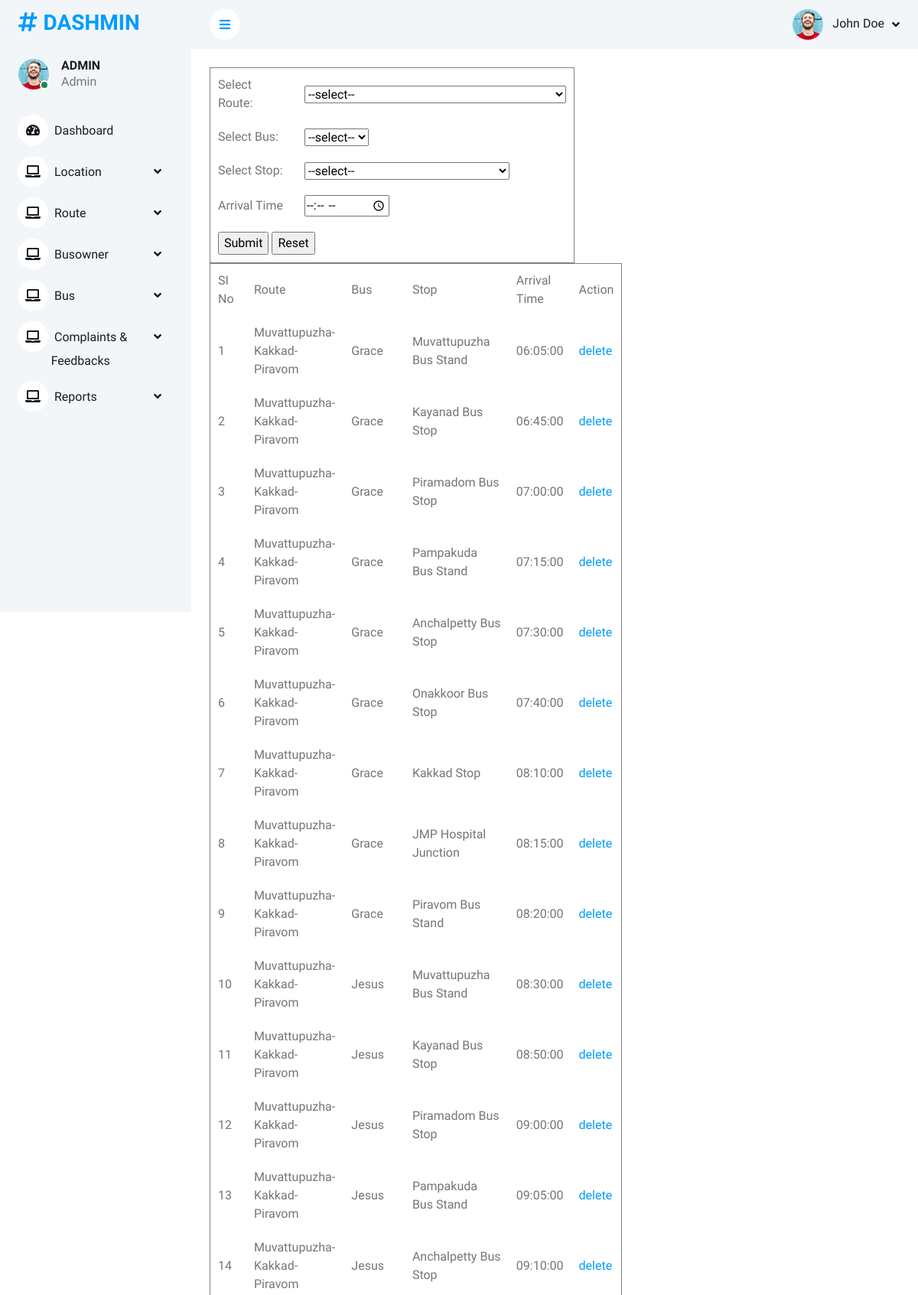
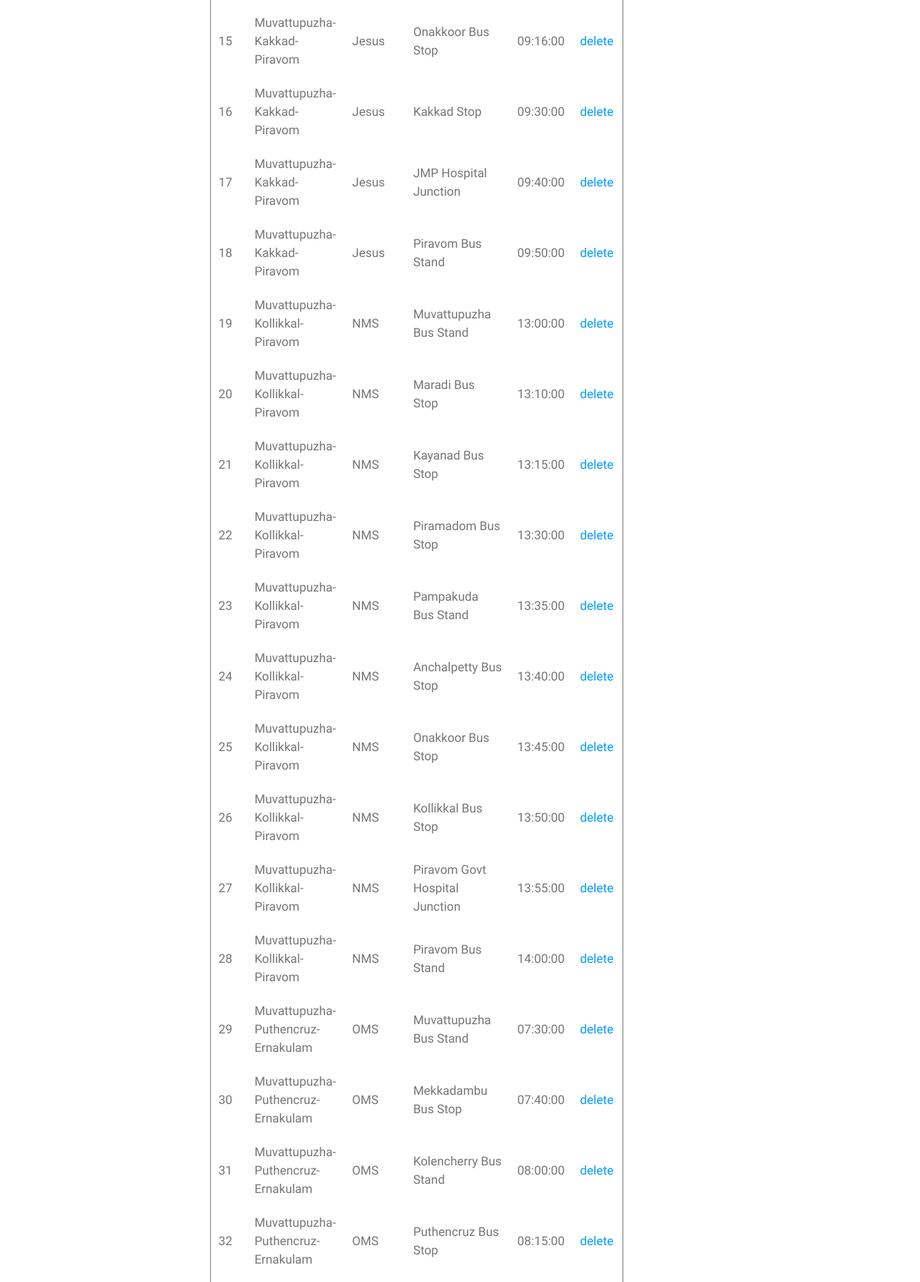
Page /PROJECT/ADMIN/BusTime.php (signed in, upper part) on the committed database (2 pictures, top to bottom).
### tables this page shows
CREATE TABLE `tbl_bustiming` (
  `bustime_id` int(11) NOT NULL,
  `bus_id` int(11) NOT NULL,
  `routestop_id` int(11) NOT NULL,
  `bus_time` time NOT NULL
);

CREATE TABLE `tbl_route` (
  `route_id` int(11) NOT NULL,
  `route_name` varchar(40) NOT NULL,
  `route_frmplace` int(11) NOT NULL,
  `route_toplace` int(11) NOT NULL
);

CREATE TABLE `tbl_busdetails` (
  `bus_id` int(11) NOT NULL,
  `bus_name` varchar(30) NOT NULL,
  `bus_regno` varchar(40) NOT NULL,
  `bus_photo` varchar(100) NOT NULL,
  `bus_status` int(11) NOT NULL,
  `bus_insno` int(11) NOT NULL,
  `bus_capacity` int(11) NOT NULL,
  `owner_id` int(11) NOT NULL,
  `route_id` int(11) NOT NULL,
  `bustype_id` int(11) NOT NULL
);

CREATE TABLE `tbl_routestop` (
  `routestop_id` int(11) NOT NULL,
  `route_id` int(11) NOT NULL,
  `routestop_name` varchar(40) NOT NULL
);

### PROJECT/ADMIN/BusTime.php (the view, shortened to what this page needs)
<!DOCTYPE html PUBLIC "-//W3C//DTD XHTML 1.0 Transitional//EN" "http://www.w3.org/TR/xhtml1/DTD/xhtml1-transitional.dtd">
<html xmlns="http://www.w3.org/1999/xhtml">
<head>
</head>
<body>
  <?php
include("head.php");
     include("../Assets/Connection/Connection.php");
		?>
	<form id="form1" name="form1" method="post" action="">
	<table width="477" border="1" cellpadding="10">
	<tr>
		<td width="229">Select Route:</td>
		<td width="196"><select name="sel_route" id="sel_route" onchange="getRoute(this.value),getStop(this.value)">
		<option>--select--</option>
    </select></td>
  </tr>
  <tr>
    <td>Select Bus:</td>
    <td><select name="sel_bus" id="sel_bus">
    <option>--select--</option>
    </select></td>
  </tr>
  <tr>
    <td>Select Stop:</td>
    <td><select name="sel_stop" id="sel_stop">
    <option>--select--</option>
    </select></td>
  </tr>
  <tr>
    <td>Arrival Time</td>
    <td>
      <input type="time" name="txt_arrtime" id="txt_arrtime">
   </td>
  </tr>
  <tr>
    <td colspan="2">
      <input type="submit" name="btn_submit" id="btn_submit" value="Submit">
      <input type="reset" name="btn_reset" id="btn_reset" value="Reset">
    </td>
  </tr>
</table>
<table width="477" border="1" cellpadding="10">
<tr>
<td>SI No</td>
<td>Route</td>
<td>Bus</td>
<td>Stop</td>
<td>Arrival Time</td>
<td>Action</td>
</tr>
<?php
  $selqry1="select * from tbl_bustiming a inner join tbl_busdetails b on a.bus_id=b.bus_id inner join tbl_routestop d on a.routestop_id=d.routestop_id inner join tbl_route e on d.route_id=e.route_id";
     $row=$con->query($selqry1);
  $i=0;
  while($result=$row->fetch_assoc())
  {
	  $i++;
	  ?>
  <tr>
   <td><?php echo $i;?></td>
   <td><?php echo $result["route_name"];?></td>
   <td><?php echo $result["bus_name"]?></td>
   <td><?php echo $result["routestop_name"];?></td>
   <td><?php echo $result["bus_time"];?></td>
   <td><a href="BusTime.php?did=<?php echo $result["bustime_id"]?>">delete</a></td>
  </tr>
  <?php
 }
  ?>
  </table>
</form>
    </body>
    <?php
include("Foot.php");
?>
</html>

### PROJECT/Assets/Connection/connection.php (shortened to what this page needs)
<!DOCTYPE html PUBLIC "-//W3C//DTD XHTML 1.0 Transitional//EN" "http://www.w3.org/TR/xhtml1/DTD/xhtml1-transitional.dtd">
<html xmlns="http://www.w3.org/1999/xhtml">
<head>
</head>
<body>
</body>
</html>

### PROJECT/ADMIN/Head.php (shortened to what this page needs)
<?php
include("../Assets/Connection/Connection.php");
?>
<!DOCTYPE html PUBLIC "-//W3C//DTD XHTML 1.0 Transitional//EN" "http://www.w3.org/TR/xhtml1/DTD/xhtml1-transitional.dtd">
<html xmlns="http://www.w3.org/1999/xhtml">
<head>
    <link href="https://cdnjs.cloudflare.com/ajax/libs/font-awesome/5.10.0/css/all.min.css" rel="stylesheet">
    <link href="https://cdn.jsdelivr.net/npm/bootstrap-icons@1.4.1/font/bootstrap-icons.css" rel="stylesheet">
    <link href="lib/owlcarousel/assets/owl.carousel.min.css" rel="stylesheet">
    <link href="lib/tempusdominus/css/tempusdominus-bootstrap-4.min.css" rel="stylesheet" />
    <link href="css/bootstrap.min.css" rel="stylesheet">
    <link href="css/style.css" rel="stylesheet">
</head>
<body>
 <div class="container-xxl position-relative bg-white d-flex p-0">
        <div class="sidebar pe-4 pb-3">
            <nav class="navbar bg-light navbar-light">
                <a href="index.html" class="navbar-brand mx-4 mb-3">
                    <h3 class="text-primary"><i class="fa fa-hashtag me-2"></i>DASHMIN</h3>
                </a>
                <div class="d-flex align-items-center ms-4 mb-4">
                    <div class="position-relative">
                        <img class="rounded-circle" src="img/user.jpg" alt="" style="width: 40px; height: 40px;">
                        <div class="bg-success rounded-circle border border-2 border-white position-absolute end-0 bottom-0 p-1"></div>
                    </div>
                    <div class="ms-3">
                        <h6 class="mb-0">ADMIN</h6>
                        <span>Admin</span>
                    </div>
                </div>
                <div class="navbar-nav w-100">
                    <a href="AdHomePage.php" class="nav-item nav-link"><i class="fa fa-tachometer-alt me-2"></i>Dashboard</a>
                    <div class="nav-item dropdown">
                        <a href="#" class="nav-link dropdown-toggle" data-bs-toggle="dropdown"><i class="fa fa-laptop me-2"></i>Location</a>
                    </div>
                    <div class="nav-item dropdown">
                        <a href="#" class="nav-link dropdown-toggle" data-bs-toggle="dropdown"><i class="fa fa-laptop me-2"></i>Route</a>
                    </div>
                     <div class="nav-item dropdown">
                        <a href="#" class="nav-link dropdown-toggle" data-bs-toggle="dropdown"><i class="fa fa-laptop me-2"></i>Busowner</a>
                    </div>
                    <div class="nav-item dropdown">
                        <a href="#" class="nav-link dropdown-toggle" data-bs-toggle="dropdown"><i class="fa fa-laptop me-2"></i>Bus</a>
                    </div>
                    <div class="nav-item dropdown">
                        <a href="#" class="nav-link dropdown-toggle" data-bs-toggle="dropdown"><i class="fa fa-laptop me-2"></i>Complaints & <br />&nbsp&nbsp&nbsp&nbsp&nbsp&nbsp&nbsp&nbsp&nbsp&nbsp&nbspFeedbacks</a>
                    </div>
                    <div class="nav-item dropdown">
                        <a href="#" class="nav-link dropdown-toggle" data-bs-toggle="dropdown"><i class="fa fa-laptop me-2"></i>Reports</a>
                    </div>
                </div>
            </nav>
        </div>
        <div class="content">
            <nav class="navbar navbar-expand bg-light navbar-light sticky-top px-4 py-0">
                <a href="#" class="sidebar-toggler flex-shrink-0">
                    <i class="fa fa-bars"></i>
                </a>
                <div class="navbar-nav align-items-center ms-auto">
                    <div class="nav-item dropdown">
                        <a href="#" class="nav-link dropdown-toggle" data-bs-toggle="dropdown">
                            <img class="rounded-circle me-lg-2" src="img/user.jpg" alt="" style="width: 40px; height: 40px;">
                            <span class="d-none d-lg-inline-flex">John Doe</span>
                        </a>
                    </div>
                </div>
            </nav>
            <div class="container-fluid pt-4 px-4" style="z-index:1">
</body>
</html>

### PROJECT/ADMIN/foot.php (shortened to what this page needs)
<!DOCTYPE html PUBLIC "-//W3C//DTD XHTML 1.0 Transitional//EN" "http://www.w3.org/TR/xhtml1/DTD/xhtml1-transitional.dtd">
<html xmlns="http://www.w3.org/1999/xhtml">
<head>
</head>
<body>
</body>
</html>

### PROJECT/ADMIN/css/style.css (style rules this page uses)
:root { --primary: #009CFF; --light: #F3F6F9; --dark: #191C24; }
.sidebar { position: fixed; top: 0; left: 0; bottom: 0; width: 250px; height: 100vh; overflow-y: auto; background: var(--light); transition: 0.5s; z-index: 999; }
.content { margin-left: 250px; min-height: 100vh; background: #FFFFFF; transition: 0.5s; }
@media (min-width: 992px) { .sidebar { margin-left: 0; } }
@media (min-width: 992px) { .content { width: calc(100% - 250px); } }
.sidebar .navbar .navbar-nav .nav-link { padding: 7px 20px; color: var(--dark); font-weight: 500; border-left: 3px solid var(--light); border-radius: 0 30px 30px 0; outline: none; }
.sidebar .navbar .navbar-nav .nav-link i { width: 40px; height: 40px; display: inline-flex; align-items: center; justify-content: center; background: #FFFFFF; border-radius: 40px; }
.sidebar .navbar .dropdown-toggle::after { position: absolute; top: 15px; right: 15px; border: none; content: "\f107"; font-family: "Font Awesome 5 Free"; font-weight: 900; transition: .5s; }
.content .navbar .navbar-nav .nav-link { margin-left: 25px; padding: 12px 0; color: var(--dark); outline: none; }
.content .navbar .sidebar-toggler, .content .navbar .navbar-nav .nav-link i { width: 40px; height: 40px; display: inline-flex; align-items: center; justify-content: center; background: #FFFFFF; border-radius: 40px; }
.content .navbar .dropdown-toggle::after { margin-left: 6px; vertical-align: middle; border: none; content: "\f107"; font-family: "Font Awesome 5 Free"; font-weight: 900; transition: .5s; }

### rows in the picture
tbl_bustiming: tbl_route.route_name "Muvattupuzha-Kakkad-Piravom", bus.bus_name "Grace", routestop.routestop_name "Muvattupuzha Bus Stand", bus_time "06:05:00"
tbl_bustiming: tbl_route.route_name "Muvattupuzha-Kakkad-Piravom", bus.bus_name "Grace", routestop.routestop_name "Kayanad Bus Stop", bus_time "06:45:00"
tbl_bustiming: tbl_route.route_name "Muvattupuzha-Kakkad-Piravom", bus.bus_name "Grace", routestop.routestop_name "Piramadom Bus Stop", bus_time "07:00:00"
tbl_bustiming: tbl_route.route_name "Muvattupuzha-Kakkad-Piravom", bus.bus_name "Grace", routestop.routestop_name "Pampakuda Bus Stand", bus_time "07:15:00"
tbl_bustiming: tbl_route.route_name "Muvattupuzha-Kakkad-Piravom", bus.bus_name "Grace", routestop.routestop_name "Anchalpetty Bus Stop", bus_time "07:30:00"
tbl_bustiming: tbl_route.route_name "Muvattupuzha-Kakkad-Piravom", bus.bus_name "Grace", routestop.routestop_name "Onakkoor Bus Stop", bus_time "07:40:00"
tbl_bustiming: tbl_route.route_name "Muvattupuzha-Kakkad-Piravom", bus.bus_name "Grace", routestop.routestop_name "Kakkad Stop", bus_time "08:10:00"
tbl_bustiming: tbl_route.route_name "Muvattupuzha-Kakkad-Piravom", bus.bus_name "Grace", routestop.routestop_name "JMP Hospital Junction", bus_time "08:15:00"
tbl_bustiming: tbl_route.route_name "Muvattupuzha-Kakkad-Piravom", bus.bus_name "Grace", routestop.routestop_name "Piravom Bus Stand", bus_time "08:20:00"
tbl_bustiming: tbl_route.route_name "Muvattupuzha-Kakkad-Piravom", bus.bus_name "Jesus", routestop.routestop_name "Muvattupuzha Bus Stand", bus_time "08:30:00"
tbl_bustiming: tbl_route.route_name "Muvattupuzha-Kakkad-Piravom", bus.bus_name "Jesus", routestop.routestop_name "Kayanad Bus Stop", bus_time "08:50:00"
tbl_bustiming: tbl_route.route_name "Muvattupuzha-Kakkad-Piravom", bus.bus_name "Jesus", routestop.routestop_name "Piramadom Bus Stop", bus_time "09:00:00"
tbl_bustiming: tbl_route.route_name "Muvattupuzha-Kakkad-Piravom", bus.bus_name "Jesus", routestop.routestop_name "Pampakuda Bus Stand", bus_time "09:05:00"
tbl_bustiming: tbl_route.route_name "Muvattupuzha-Kakkad-Piravom", bus.bus_name "Jesus", routestop.routestop_name "Anchalpetty Bus Stop", bus_time "09:10:00"
tbl_bustiming: tbl_route.route_name "Muvattupuzha-Kakkad-Piravom", bus.bus_name "Jesus", routestop.routestop_name "Onakkoor Bus Stop", bus_time "09:16:00"
tbl_bustiming: tbl_route.route_name "Muvattupuzha-Kakkad-Piravom", bus.bus_name "Jesus", routestop.routestop_name "Kakkad Stop", bus_time "09:30:00"
tbl_bustiming: tbl_route.route_name "Muvattupuzha-Kakkad-Piravom", bus.bus_name "Jesus", routestop.routestop_name "JMP Hospital Junction", bus_time "09:40:00"
tbl_bustiming: tbl_route.route_name "Muvattupuzha-Kakkad-Piravom", bus.bus_name "Jesus", routestop.routestop_name "Piravom Bus Stand", bus_time "09:50:00"
tbl_bustiming: tbl_route.route_name "Muvattupuzha-Kollikkal-Piravom", bus.bus_name "NMS", routestop.routestop_name "Muvattupuzha Bus Stand", bus_time "13:00:00"
tbl_bustiming: tbl_route.route_name "Muvattupuzha-Kollikkal-Piravom", bus.bus_name "NMS", routestop.routestop_name "Maradi Bus Stop", bus_time "13:10:00"
tbl_bustiming: tbl_route.route_name "Muvattupuzha-Kollikkal-Piravom", bus.bus_name "NMS", routestop.routestop_name "Kayanad Bus Stop", bus_time "13:15:00"
tbl_bustiming: tbl_route.route_name "Muvattupuzha-Kollikkal-Piravom", bus.bus_name "NMS", routestop.routestop_name "Piramadom Bus Stop", bus_time "13:30:00"
tbl_bustiming: tbl_route.route_name "Muvattupuzha-Kollikkal-Piravom", bus.bus_name "NMS", routestop.routestop_name "Pampakuda Bus Stand", bus_time "13:35:00"
tbl_bustiming: tbl_route.route_name "Muvattupuzha-Kollikkal-Piravom", bus.bus_name "NMS", routestop.routestop_name "Anchalpetty Bus Stop", bus_time "13:40:00"
tbl_bustiming: tbl_route.route_name "Muvattupuzha-Kollikkal-Piravom", bus.bus_name "NMS", routestop.routestop_name "Onakkoor Bus Stop", bus_time "13:45:00"
tbl_bustiming: tbl_route.route_name "Muvattupuzha-Kollikkal-Piravom", bus.bus_name "NMS", routestop.routestop_name "Kollikkal Bus Stop", bus_time "13:50:00"
tbl_bustiming: tbl_route.route_name "Muvattupuzha-Kollikkal-Piravom", bus.bus_name "NMS", routestop.routestop_name "Piravom Govt Hospital Junction", bus_time "13:55:00"
tbl_bustiming: tbl_route.route_name "Muvattupuzha-Kollikkal-Piravom", bus.bus_name "NMS", routestop.routestop_name "Piravom Bus Stand", bus_time "14:00:00"
tbl_bustiming: tbl_route.route_name "Muvattupuzha-Puthencruz-Ernakulam", bus.bus_name "OMS", routestop.routestop_name "Muvattupuzha Bus Stand", bus_time "07:30:00"
tbl_bustiming: tbl_route.route_name "Muvattupuzha-Puthencruz-Ernakulam", bus.bus_name "OMS", routestop.routestop_name "Mekkadambu Bus Stop", bus_time "07:40:00"
tbl_bustiming: tbl_route.route_name "Muvattupuzha-Puthencruz-Ernakulam", bus.bus_name "OMS", routestop.routestop_name "Kolencherry Bus Stand", bus_time "08:00:00"
tbl_bustiming: tbl_route.route_name "Muvattupuzha-Puthencruz-Ernakulam", bus.bus_name "OMS", routestop.routestop_name "Puthencruz Bus Stop", bus_time "08:15:00"
